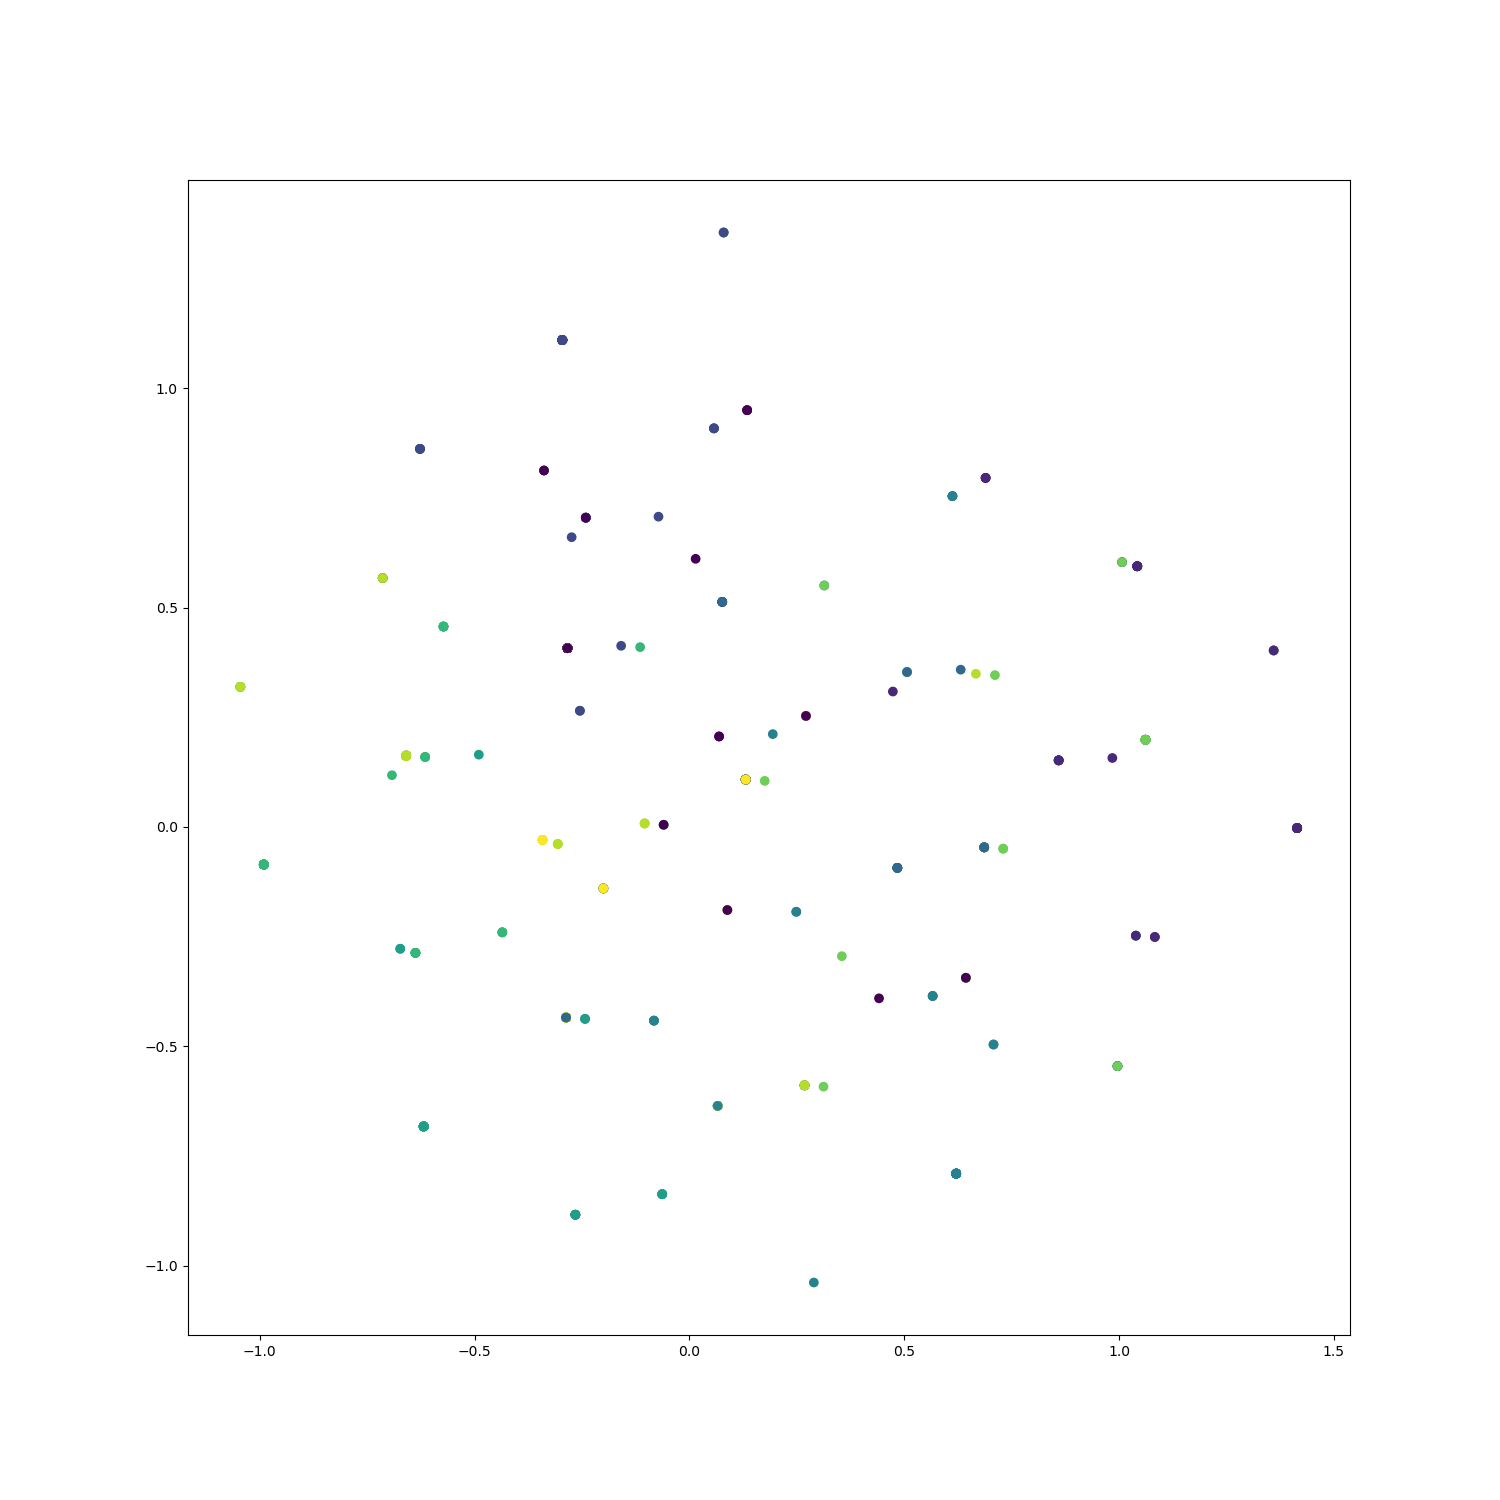

Python code for this plot:
from preprocessing import df, Y
from header import *

pca = PCA(n_components=2)

df = pd.DataFrame(pca.fit_transform(df))
print(df)

#rendering

plt.figure(figsize=(15, 15))

df['cluster'] = list(Y)

plt.scatter(x=[df[0]], y=[df[1]], c=[df['cluster']])
plt.savefig('visualization/PCA.png')
